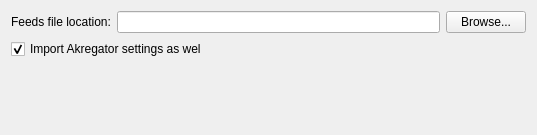
<?xml version="1.0" encoding="UTF-8"?>
<ui version="4.0">
 <class>AkregatorImportPage</class>
 <widget class="QWizardPage" name="AkregatorImportPage">
  <property name="geometry">
   <rect>
    <x>0</x>
    <y>0</y>
    <width>537</width>
    <height>135</height>
   </rect>
  </property>
  <property name="windowTitle">
   <string>WizardPage</string>
  </property>
  <property name="title">
   <string>Akregator feeds location</string>
  </property>
  <property name="subTitle">
   <string>Select file with Akregator's feeds</string>
  </property>
  <layout class="QVBoxLayout" name="verticalLayout">
   <item>
    <layout class="QHBoxLayout" name="horizontalLayout_2">
     <item>
      <widget class="QLabel" name="label">
       <property name="text">
        <string>Feeds file location:</string>
       </property>
      </widget>
     </item>
     <item>
      <layout class="QHBoxLayout" name="horizontalLayout">
       <item>
        <widget class="QLineEdit" name="FileLocation_"/>
       </item>
       <item>
        <widget class="QPushButton" name="Browse_">
         <property name="text">
          <string>Browse...</string>
         </property>
        </widget>
       </item>
      </layout>
     </item>
    </layout>
   </item>
   <item>
    <widget class="QCheckBox" name="ImportSettings_">
     <property name="text">
      <string>Import Akregator settings as wel</string>
     </property>
     <property name="checked">
      <bool>true</bool>
     </property>
    </widget>
   </item>
   <item>
    <spacer name="verticalSpacer">
     <property name="orientation">
      <enum>Qt::Vertical</enum>
     </property>
     <property name="sizeHint" stdset="0">
      <size>
       <width>20</width>
       <height>40</height>
      </size>
     </property>
    </spacer>
   </item>
  </layout>
 </widget>
 <resources/>
 <connections/>
</ui>
